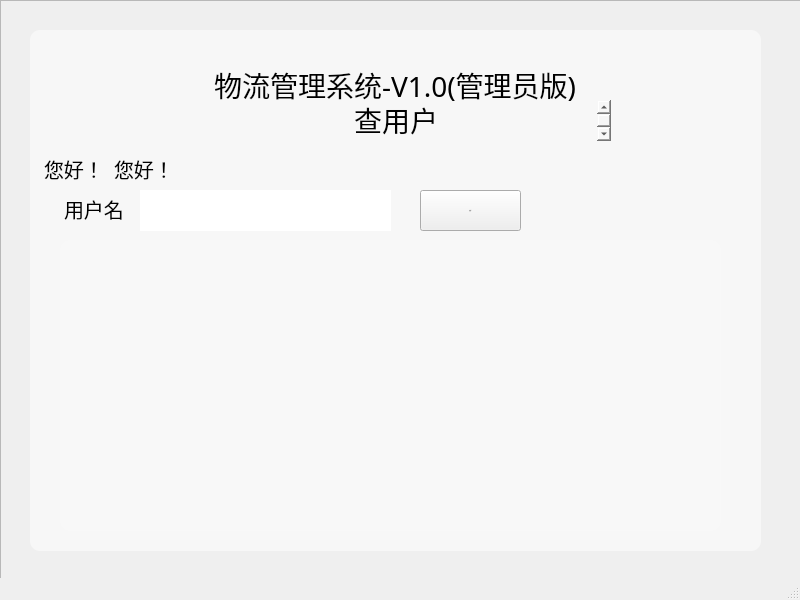
<?xml version="1.0" encoding="UTF-8"?>
<ui version="4.0">
 <class>adminUserCheck</class>
 <widget class="QMainWindow" name="adminUserCheck">
  <property name="geometry">
   <rect>
    <x>0</x>
    <y>0</y>
    <width>800</width>
    <height>600</height>
   </rect>
  </property>
  <property name="windowTitle">
   <string>MainWindow</string>
  </property>
  <property name="styleSheet">
   <string notr="true">#adminUserCheck{border-image: url(:/img/navi_background.png);}
</string>
  </property>
  <widget class="QWidget" name="centralwidget">
   <widget class="QFrame" name="mainFrame">
    <property name="geometry">
     <rect>
      <x>0</x>
      <y>0</y>
      <width>811</width>
      <height>591</height>
     </rect>
    </property>
    <property name="styleSheet">
     <string notr="true"/>
    </property>
    <property name="frameShape">
     <enum>QFrame::StyledPanel</enum>
    </property>
    <property name="frameShadow">
     <enum>QFrame::Raised</enum>
    </property>
    <widget class="QTextBrowser" name="title3">
     <property name="geometry">
      <rect>
       <x>40</x>
       <y>150</y>
       <width>81</width>
       <height>41</height>
      </rect>
     </property>
     <property name="font">
      <font>
       <family>SimHei</family>
       <pointsize>-1</pointsize>
       <weight>50</weight>
       <italic>false</italic>
       <bold>false</bold>
      </font>
     </property>
     <property name="styleSheet">
      <string notr="true">background-color: rgba(255, 255, 255,0);
border-width:0;border-style:outset;
font: 20px &quot;SimHei&quot;;</string>
     </property>
     <property name="html">
      <string>&lt;!DOCTYPE HTML PUBLIC &quot;-//W3C//DTD HTML 4.0//EN&quot; &quot;http://www.w3.org/TR/REC-html40/strict.dtd&quot;&gt;
&lt;html&gt;&lt;head&gt;&lt;meta name=&quot;qrichtext&quot; content=&quot;1&quot; /&gt;&lt;style type=&quot;text/css&quot;&gt;
p, li { white-space: pre-wrap; }
&lt;/style&gt;&lt;/head&gt;&lt;body style=&quot; font-family:'SimHei'; font-size:20px; font-weight:400; font-style:normal;&quot;&gt;
&lt;p style=&quot; margin-top:0px; margin-bottom:0px; margin-left:0px; margin-right:0px; -qt-block-indent:0; text-indent:0px;&quot;&gt;&lt;span style=&quot; font-family:'黑体'; font-size:20px;&quot;&gt;您好！&lt;/span&gt;&lt;/p&gt;&lt;/body&gt;&lt;/html&gt;</string>
     </property>
    </widget>
    <widget class="QTextBrowser" name="textBrowser">
     <property name="geometry">
      <rect>
       <x>30</x>
       <y>30</y>
       <width>731</width>
       <height>521</height>
      </rect>
     </property>
     <property name="styleSheet">
      <string notr="true">border-width:0px;
border-style:outset;
border-radius:10px;
background-color:rgba(255,255,255,0.5);</string>
     </property>
    </widget>
    <widget class="QTextBrowser" name="name">
     <property name="geometry">
      <rect>
       <x>110</x>
       <y>150</y>
       <width>81</width>
       <height>41</height>
      </rect>
     </property>
     <property name="font">
      <font>
       <family>SimHei</family>
       <pointsize>-1</pointsize>
       <weight>50</weight>
       <italic>false</italic>
       <bold>false</bold>
      </font>
     </property>
     <property name="styleSheet">
      <string notr="true">background-color: rgba(255, 255, 255,0);
border-width:0;border-style:outset;
font:20px &quot;SimHei&quot;;</string>
     </property>
     <property name="html">
      <string>&lt;!DOCTYPE HTML PUBLIC &quot;-//W3C//DTD HTML 4.0//EN&quot; &quot;http://www.w3.org/TR/REC-html40/strict.dtd&quot;&gt;
&lt;html&gt;&lt;head&gt;&lt;meta name=&quot;qrichtext&quot; content=&quot;1&quot; /&gt;&lt;style type=&quot;text/css&quot;&gt;
p, li { white-space: pre-wrap; }
&lt;/style&gt;&lt;/head&gt;&lt;body style=&quot; font-family:'SimHei'; font-size:20px; font-weight:400; font-style:normal;&quot;&gt;
&lt;p style=&quot; margin-top:0px; margin-bottom:0px; margin-left:0px; margin-right:0px; -qt-block-indent:0; text-indent:0px;&quot;&gt;&lt;span style=&quot; font-family:'黑体'; font-size:20px;&quot;&gt;您好！&lt;/span&gt;&lt;/p&gt;&lt;/body&gt;&lt;/html&gt;</string>
     </property>
    </widget>
    <widget class="QTableView" name="mainTable">
     <property name="geometry">
      <rect>
       <x>60</x>
       <y>240</y>
       <width>661</width>
       <height>291</height>
      </rect>
     </property>
     <property name="font">
      <font>
       <family>SimHei</family>
       <pointsize>-1</pointsize>
      </font>
     </property>
     <property name="styleSheet">
      <string notr="true">border-width:0px;
border-style:outset;
border-radius:10px;
background-color:rgba(255,255,255,0.1);
font-family: SimHei;
font-size:10px;</string>
     </property>
    </widget>
    <widget class="QPushButton" name="Get">
     <property name="geometry">
      <rect>
       <x>420</x>
       <y>190</y>
       <width>101</width>
       <height>41</height>
      </rect>
     </property>
     <property name="font">
      <font>
       <family>SimHei</family>
       <pointsize>-1</pointsize>
       <weight>50</weight>
       <italic>false</italic>
       <bold>false</bold>
      </font>
     </property>
     <property name="styleSheet">
      <string notr="true">font:20px &quot;SimHei&quot;;</string>
     </property>
     <property name="text">
      <string>查！</string>
     </property>
    </widget>
    <widget class="QTextBrowser" name="title3_4">
     <property name="geometry">
      <rect>
       <x>60</x>
       <y>190</y>
       <width>81</width>
       <height>41</height>
      </rect>
     </property>
     <property name="font">
      <font>
       <family>SimHei</family>
       <pointsize>-1</pointsize>
       <weight>50</weight>
       <italic>false</italic>
       <bold>false</bold>
      </font>
     </property>
     <property name="styleSheet">
      <string notr="true">background-color: rgba(255, 255, 255,0);
border-width:0;border-style:outset;
font:20px &quot;SimHei&quot;;</string>
     </property>
     <property name="html">
      <string>&lt;!DOCTYPE HTML PUBLIC &quot;-//W3C//DTD HTML 4.0//EN&quot; &quot;http://www.w3.org/TR/REC-html40/strict.dtd&quot;&gt;
&lt;html&gt;&lt;head&gt;&lt;meta name=&quot;qrichtext&quot; content=&quot;1&quot; /&gt;&lt;style type=&quot;text/css&quot;&gt;
p, li { white-space: pre-wrap; }
&lt;/style&gt;&lt;/head&gt;&lt;body style=&quot; font-family:'SimHei'; font-size:20px; font-weight:400; font-style:normal;&quot;&gt;
&lt;p style=&quot; margin-top:0px; margin-bottom:0px; margin-left:0px; margin-right:0px; -qt-block-indent:0; text-indent:0px;&quot;&gt;&lt;span style=&quot; font-family:'黑体'; font-size:20px;&quot;&gt;用户名&lt;/span&gt;&lt;/p&gt;&lt;/body&gt;&lt;/html&gt;</string>
     </property>
    </widget>
    <widget class="QLineEdit" name="keyWord">
     <property name="geometry">
      <rect>
       <x>140</x>
       <y>190</y>
       <width>251</width>
       <height>41</height>
      </rect>
     </property>
     <property name="styleSheet">
      <string notr="true">font-size:20px;border-width:0px;
border-style:outset;
</string>
     </property>
     <property name="text">
      <string/>
     </property>
    </widget>
    <widget class="QTextBrowser" name="title2">
     <property name="geometry">
      <rect>
       <x>350</x>
       <y>100</y>
       <width>261</width>
       <height>41</height>
      </rect>
     </property>
     <property name="font">
      <font>
       <family>SimHei</family>
       <pointsize>-1</pointsize>
       <weight>50</weight>
       <italic>false</italic>
       <bold>false</bold>
      </font>
     </property>
     <property name="styleSheet">
      <string notr="true">background-color: rgba(255, 255, 255,0);
border-width:0;border-style:outset;
font: 28px &quot;SimHei&quot;;</string>
     </property>
     <property name="html">
      <string>&lt;!DOCTYPE HTML PUBLIC &quot;-//W3C//DTD HTML 4.0//EN&quot; &quot;http://www.w3.org/TR/REC-html40/strict.dtd&quot;&gt;
&lt;html&gt;&lt;head&gt;&lt;meta name=&quot;qrichtext&quot; content=&quot;1&quot; /&gt;&lt;style type=&quot;text/css&quot;&gt;
p, li { white-space: pre-wrap; }
&lt;/style&gt;&lt;/head&gt;&lt;body style=&quot; font-family:'SimHei'; font-size:28px; font-weight:400; font-style:normal;&quot;&gt;
&lt;p style=&quot; margin-top:0px; margin-bottom:0px; margin-left:0px; margin-right:0px; -qt-block-indent:0; text-indent:0px;&quot;&gt;&lt;span style=&quot; font-family:'黑体'; font-size:28px;&quot;&gt;查用户&lt;/span&gt;&lt;/p&gt;&lt;/body&gt;&lt;/html&gt;</string>
     </property>
    </widget>
    <widget class="QTextBrowser" name="title">
     <property name="geometry">
      <rect>
       <x>210</x>
       <y>60</y>
       <width>441</width>
       <height>61</height>
      </rect>
     </property>
     <property name="font">
      <font>
       <family>SimHei</family>
       <pointsize>-1</pointsize>
       <weight>50</weight>
       <italic>false</italic>
       <bold>false</bold>
      </font>
     </property>
     <property name="styleSheet">
      <string notr="true">background-color: rgba(255, 255, 255,0);
border-width:0;border-style:outset;
font: 28px &quot;SimHei&quot;;</string>
     </property>
     <property name="html">
      <string>&lt;!DOCTYPE HTML PUBLIC &quot;-//W3C//DTD HTML 4.0//EN&quot; &quot;http://www.w3.org/TR/REC-html40/strict.dtd&quot;&gt;
&lt;html&gt;&lt;head&gt;&lt;meta name=&quot;qrichtext&quot; content=&quot;1&quot; /&gt;&lt;style type=&quot;text/css&quot;&gt;
p, li { white-space: pre-wrap; }
&lt;/style&gt;&lt;/head&gt;&lt;body style=&quot; font-family:'SimHei'; font-size:28px; font-weight:400; font-style:normal;&quot;&gt;
&lt;p style=&quot; margin-top:0px; margin-bottom:0px; margin-left:0px; margin-right:0px; -qt-block-indent:0; text-indent:0px;&quot;&gt;&lt;span style=&quot; font-family:'黑体'; font-size:28px;&quot;&gt;物流管理系统-V1.0(管理员版)&lt;/span&gt;&lt;/p&gt;&lt;/body&gt;&lt;/html&gt;</string>
     </property>
    </widget>
    <zorder>textBrowser</zorder>
    <zorder>title3</zorder>
    <zorder>name</zorder>
    <zorder>mainTable</zorder>
    <zorder>Get</zorder>
    <zorder>title3_4</zorder>
    <zorder>keyWord</zorder>
    <zorder>title2</zorder>
    <zorder>title</zorder>
   </widget>
  </widget>
  <widget class="QMenuBar" name="menubar">
   <property name="geometry">
    <rect>
     <x>0</x>
     <y>0</y>
     <width>800</width>
     <height>23</height>
    </rect>
   </property>
  </widget>
  <widget class="QStatusBar" name="statusbar"/>
 </widget>
 <resources/>
 <connections/>
</ui>
